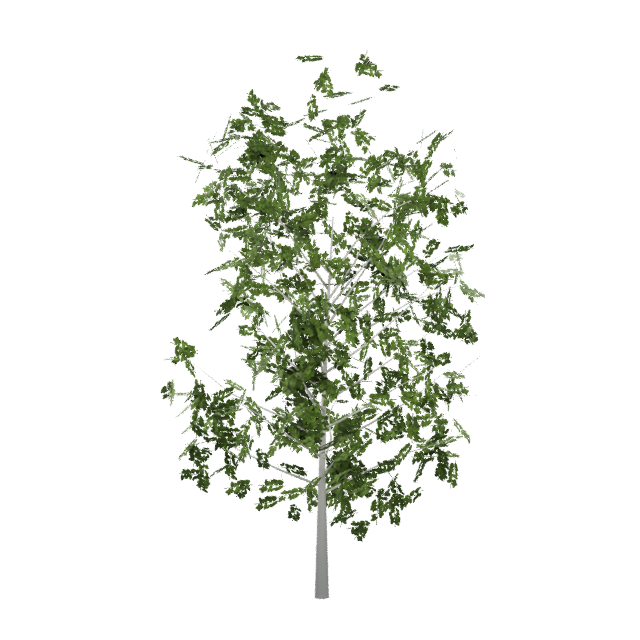
#> input picture assets/sapling-trees/birch_03/preview.png, 640 x 640 px
$ python -i make_far.py   (imports and definitions only)
#> lines starting #> are read from the running program, lines starting #| are printed output that depends on the picture
#> further down, picture is the input picture: PIL image 640x640 RGBA; mean R, G, B, A 14.1, 17.3, 9.5, 34
"""V345: far LOD (6 triangles) from the baked views of near.glb.

  python3 tools/forest-spruce-v345/make_far.py bake.json

Two crossed vertical cards (front and side view) plus one horizontal card
seen from above, like the Sapling far.glb files. Unlit, alpha MASK.
"""
import base64, hashlib, io, json, struct, sys
from pathlib import Path
import numpy as np
from PIL import Image, ImageFilter

ROOT = Path(__file__).resolve().parents[2]
OUT = ROOT / 'assets/forest-spruce-v345'
# [1 line that did not run here, left out]


def decode(url):
    return Image.open(io.BytesIO(base64.b64decode(url.split(',', 1)[1]))).convert('RGBA')


def bleed(im):
    """Fill transparent texels with nearby colour: no dark rim with mipmaps."""
    rgb, a = im.convert('RGB'), im.getchannel('A')
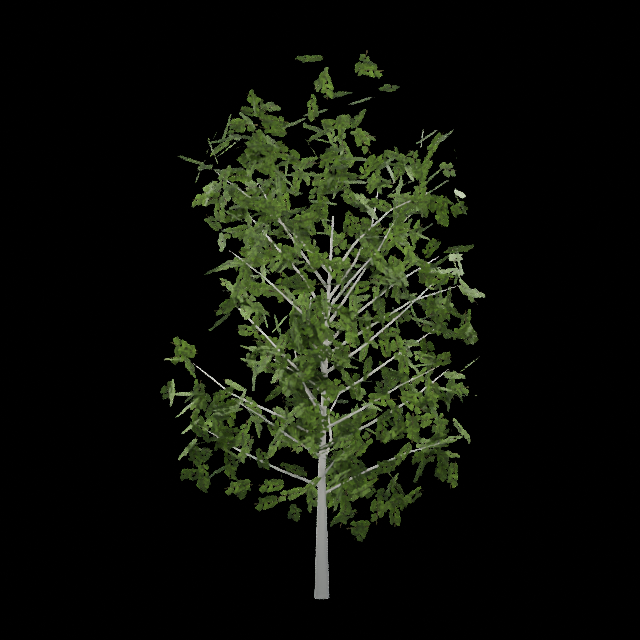
#> rgb: PIL image 640x640 RGB; mean R, G, B 14.1, 17.3, 9.5
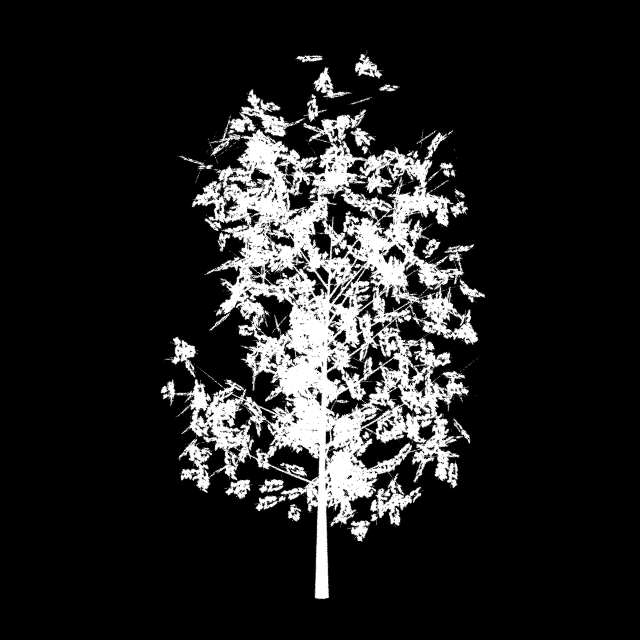
#> a: PIL image 640x640 L; min 0, max 255, mean 34
    fill = rgb
    for r in (2, 6, 16):
        blur = rgb.filter(ImageFilter.GaussianBlur(r))
        wa = a.filter(ImageFilter.GaussianBlur(r))
        arr = np.asarray(blur, np.float32) / np.maximum(np.asarray(wa, np.float32)[..., None] / 255, 1e-3)
        fill = Image.composite(fill, Image.fromarray(np.clip(arr, 0, 255).astype(np.uint8)), a.point(lambda v: 255 if v > 8 else 0))
#> this loop made 3 passes
#> pass 1, in bleed, `blur = rgb.filter(ImageFilter.GaussianBlur(r))`:
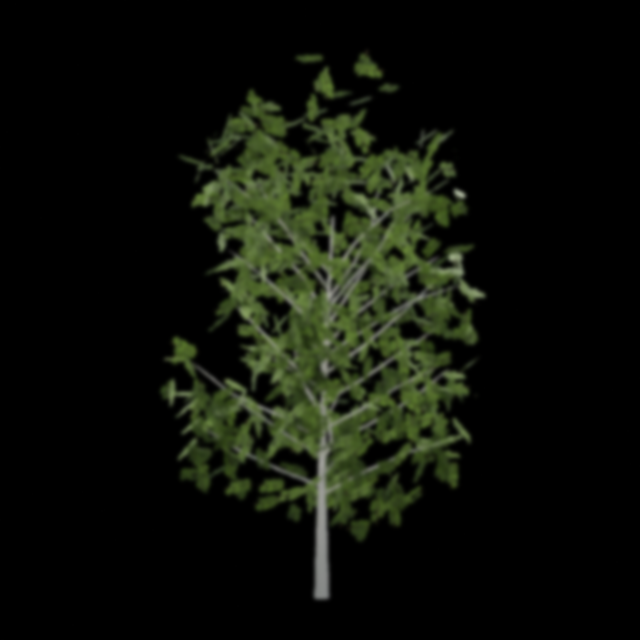
#> blur: PIL image 640x640 RGB; mean R, G, B 14, 17.2, 9.5
#> pass 1, in bleed, `wa = a.filter(ImageFilter.GaussianBlur(r))`:
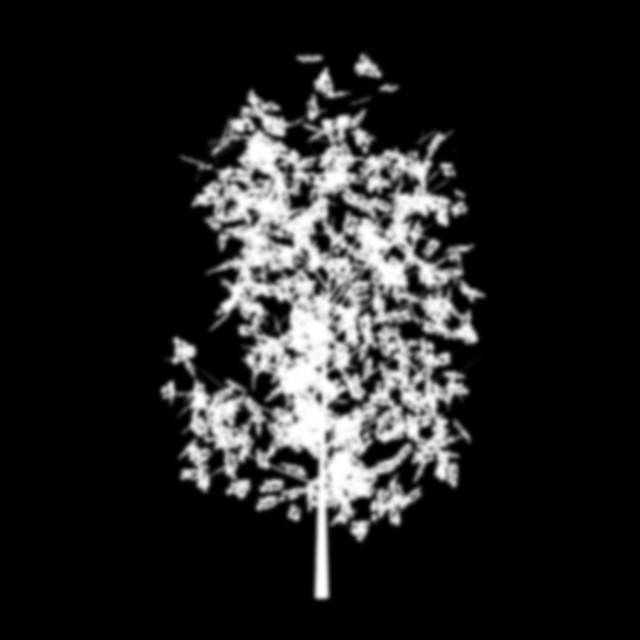
#> wa: PIL image 640x640 L; min 0, max 255, mean 34
#> pass 1, in bleed, `arr = np.asarray(blur, np.float32) / np.maximum(np.asarray(wa, np.floa..`:
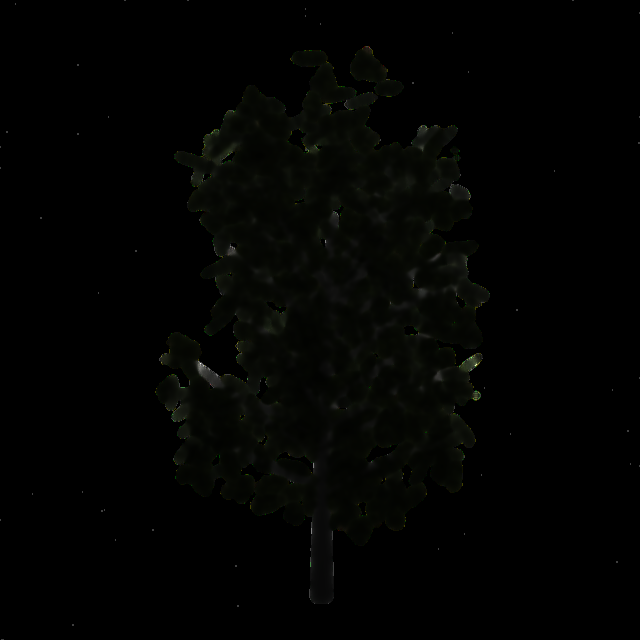
#> arr: shape (640, 640, 3) float32; mean R, G, B 39.7, 48.1, 27.7; drawn with min black and max white
#> after the loop:
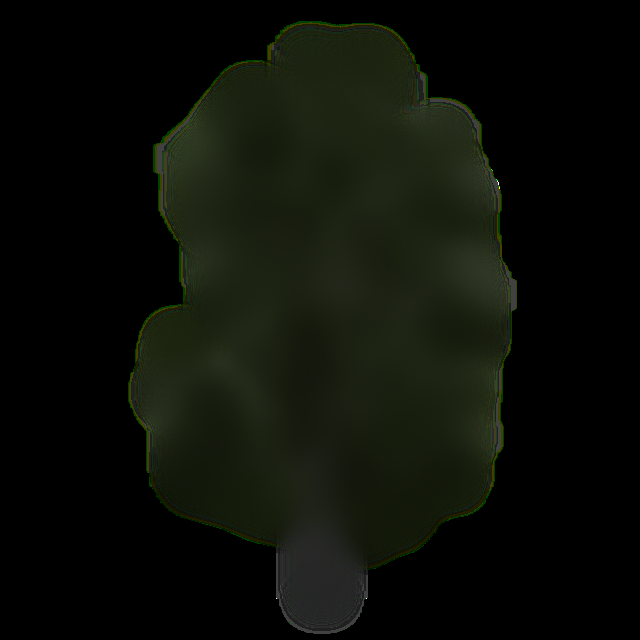
#> arr: shape (640, 640, 3) float32; mean R, G, B 47.3, 58.6, 31.9; drawn with min black and max white
#> after the loop:
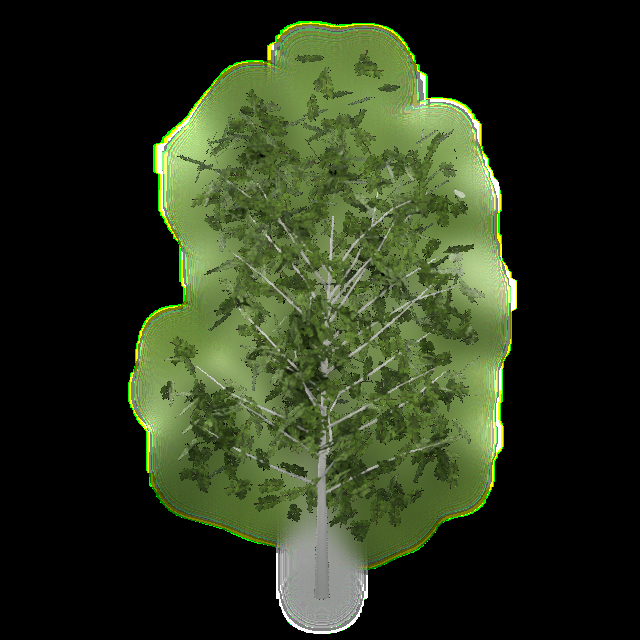
#> fill: PIL image 640x640 RGB; mean R, G, B 42.8, 52.9, 28.8
    return Image.merge('RGBA', (*fill.split(), a))


def png_bytes(im):
    q = im.quantize(256, method=Image.Quantize.FASTOCTREE, dither=Image.Dither.NONE)
    b = io.BytesIO(); q.save(b, 'PNG', optimize=True); return b.getvalue()


# [35 lines left out: function glb, not called in this run]


# [1 line that did not run here, left out]
# [21 lines not run here, left out]

>>> from PIL import Image
>>> picture = Image.open('../../assets/sapling-trees/birch_03/preview.png')
>>> result = bleed(picture)
